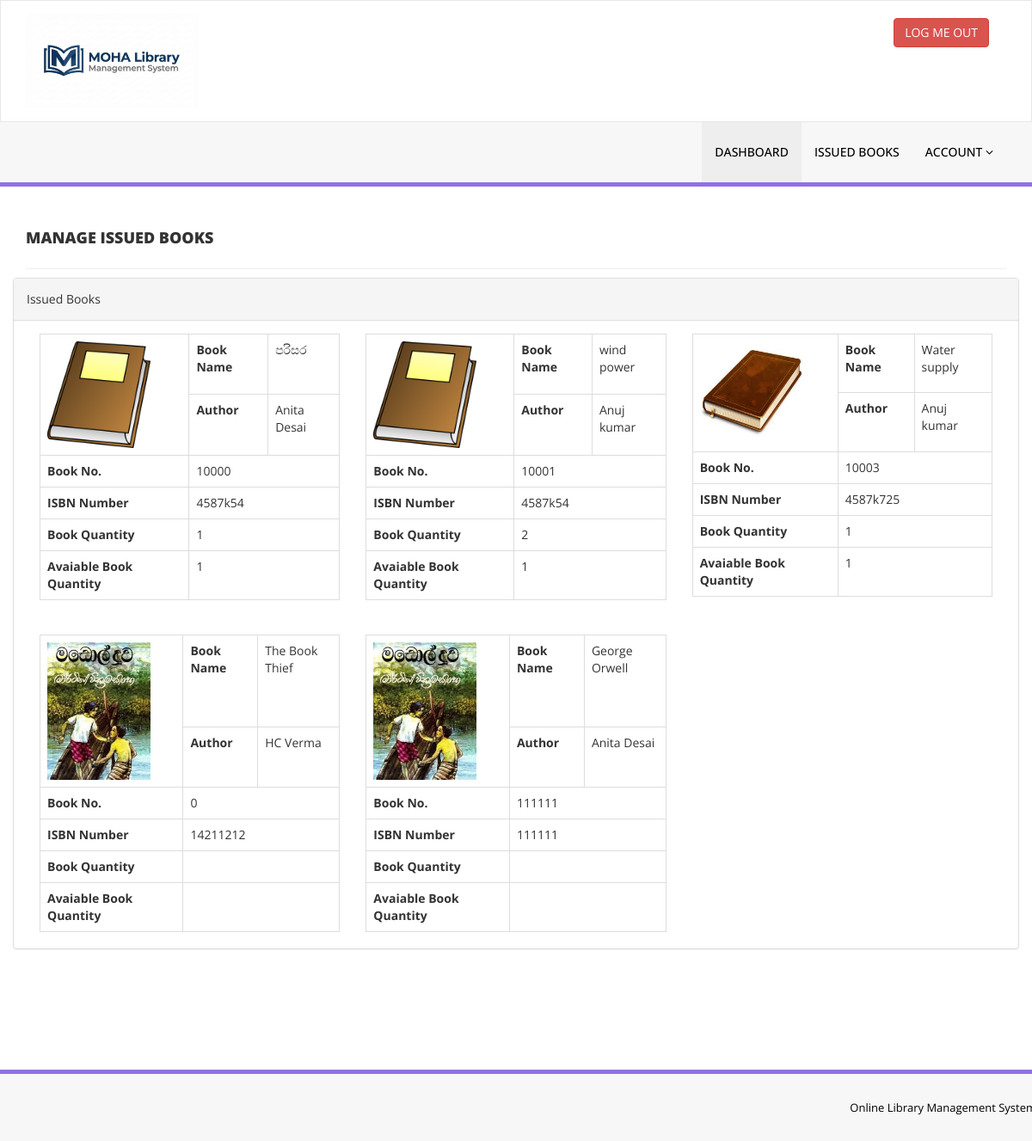
Screenshot of /listed-books.php (signed in) with the database file from the repository.
### tables this page shows
CREATE TABLE `tblbooks` (
  `id` int(11) NOT NULL,
  `BookNu` int(11) NOT NULL,
  `BookName` varchar(255) DEFAULT NULL,
  `CatId` int(11) DEFAULT NULL,
  `AuthorId` int(11) DEFAULT NULL,
  `ISBNNumber` varchar(25) DEFAULT NULL,
  `BookPrice` decimal(10,2) DEFAULT NULL,
  `bookImage` varchar(250) NOT NULL,
  `isIssued` int(1) DEFAULT NULL,
  `RegDate` timestamp NULL DEFAULT current_timestamp(),
  `UpdationDate` timestamp NULL DEFAULT NULL ON UPDATE current_timestamp(),
  `bookQty` int(11) DEFAULT NULL
);

CREATE TABLE `tblauthors` (
  `id` int(11) NOT NULL,
  `AuthorName` varchar(159) DEFAULT NULL,
  `creationDate` timestamp NULL DEFAULT current_timestamp(),
  `UpdationDate` timestamp NULL DEFAULT NULL ON UPDATE current_timestamp()
);

### listed-books.php (the view, shortened to what this page needs)
<?php
include('includes/config.php');
if(strlen($_SESSION['login'])==0)
    {
header('location:index.php');
}
else{
    ?>
<!DOCTYPE html>
<html xmlns="http://www.w3.org/1999/xhtml">
<head>
    <link href="assets/css/bootstrap.css" rel="stylesheet" />
    <link href="assets/css/font-awesome.css" rel="stylesheet" />
    <link href="assets/js/dataTables/dataTables.bootstrap.css" rel="stylesheet" />
    <link href="assets/css/style.css" rel="stylesheet" />
</head>
<body>
<?php include('includes/header.php');?>
    <div class="content-wrapper">
         <div class="container">
        <div class="row pad-botm">
            <div class="col-md-12">
                <h4 class="header-line">Manage Issued Books</h4>
    </div>
            <div class="row">
                <div class="col-md-12">
                    <div class="panel panel-default">
                        <div class="panel-heading">
                          Issued Books
                        </div>
                        <div class="panel-body">
<?php $sql = "SELECT tblbooks.bookImage,tblbooks.BookNu,tblbooks.BookName,tblcategory.CategoryName,tblauthors.AuthorName,tblbooks.ISBNNumber,tblbooks.BookPrice,tblbooks.id as bookid,tblbooks.bookImage,tblbooks.isIssued,tblbooks.bookQty,
               COUNT(tblissuedbookdetails.id) AS issuedBooks,
   COUNT(tblissuedbookdetails.RetrunStatus) AS returnedbook
        FROM tblbooks
        LEFT JOIN tblissuedbookdetails ON tblissuedbookdetails.BookId = tblbooks.id
        LEFT JOIN tblauthors ON tblauthors.id = tblbooks.AuthorId
        Left join tblcategory on tblcategory.id=tblbooks.CatId
        GROUP BY tblbooks.id";
$query = $dbh -> prepare($sql);
$query->execute();
$results=$query->fetchAll(PDO::FETCH_OBJ);
$cnt=1;
if($query->rowCount() > 0)
{
foreach($results as $result)
{               ?>
    <div class="col-md-4" style="height:350px;">
  <table class="table table-bordered">
     <tr>
        <td rowspan="2">
        <img src="admin/bookimg/<?php echo htmlentities($result->bookImage);?>" width="120">
        </td>
        <th>Book Name</th>
        <td><?php echo htmlentities($result->BookName);?></td>
    </tr>
    <tr>
        <th>Author</th>
        <td><?php echo htmlentities($result->AuthorName);?></td>
    </tr>
    <tr>
        <th>Book No.</th>
        <td colspan="2"><?php echo htmlentities($result->BookNu);?></td>
    </tr>
    <tr>
        <th>ISBN Number</th>
        <td colspan="2"><?php echo htmlentities($result->ISBNNumber);?></td>
    </tr>
       <tr>
        <th> Book Quantity</th>
        <td colspan="2"><?php echo htmlentities($result->bookQty);?></td>
    </tr>
     <tr>
        <th> Avaiable Book Quantity</th>
        <td colspan="2"><?php if ($result->issuedBooks == 0) {
        echo htmlentities($result->bookQty);
    } else{
 echo htmlentities($result->bookQty-($result->issuedBooks-$result->returnedbook));
    }?></td>
    </tr>
</table>
                            </div>
                                <?php $cnt=$cnt+1;}} ?>
                        </div>
                    </div>
                </div>
            </div>
    </div>
    </div>
    </div>
  <?php include('includes/footer.php');?>
</body>
</html>
<?php } ?>

### assets/css/style.css (style rules this page uses)
.content-wrapper { margin-top: 40px; min-height:800px; padding-bottom:90px; }
.header-line { font-weight:900; padding-bottom:25px; border-bottom:1px solid #eeeeee; text-transform:uppercase; }
.pad-botm { padding-bottom:30px; }

### rows the page displays
tblbooks: bookImage (picture), BookName "පරිසර", AuthorId.AuthorName "Anita Desai", BookNu "10000", ISBNNumber "4587k54", bookQty "1"
tblbooks: bookImage (picture), BookName "wind power", AuthorId.AuthorName "Anuj kumar", BookNu "10001", ISBNNumber "4587k54", bookQty "2", returnedbook "1"
tblbooks: bookImage (picture), BookName "Water supply", AuthorId.AuthorName "Anuj kumar", BookNu "10003", ISBNNumber "4587k725", bookQty "1"
tblbooks: bookImage (picture), BookName "The Book Thief", AuthorId.AuthorName "HC Verma", BookNu "0", ISBNNumber "14211212"
tblbooks: bookImage (picture), BookName "George Orwell", AuthorId.AuthorName "Anita Desai", BookNu "111111", ISBNNumber "111111"
